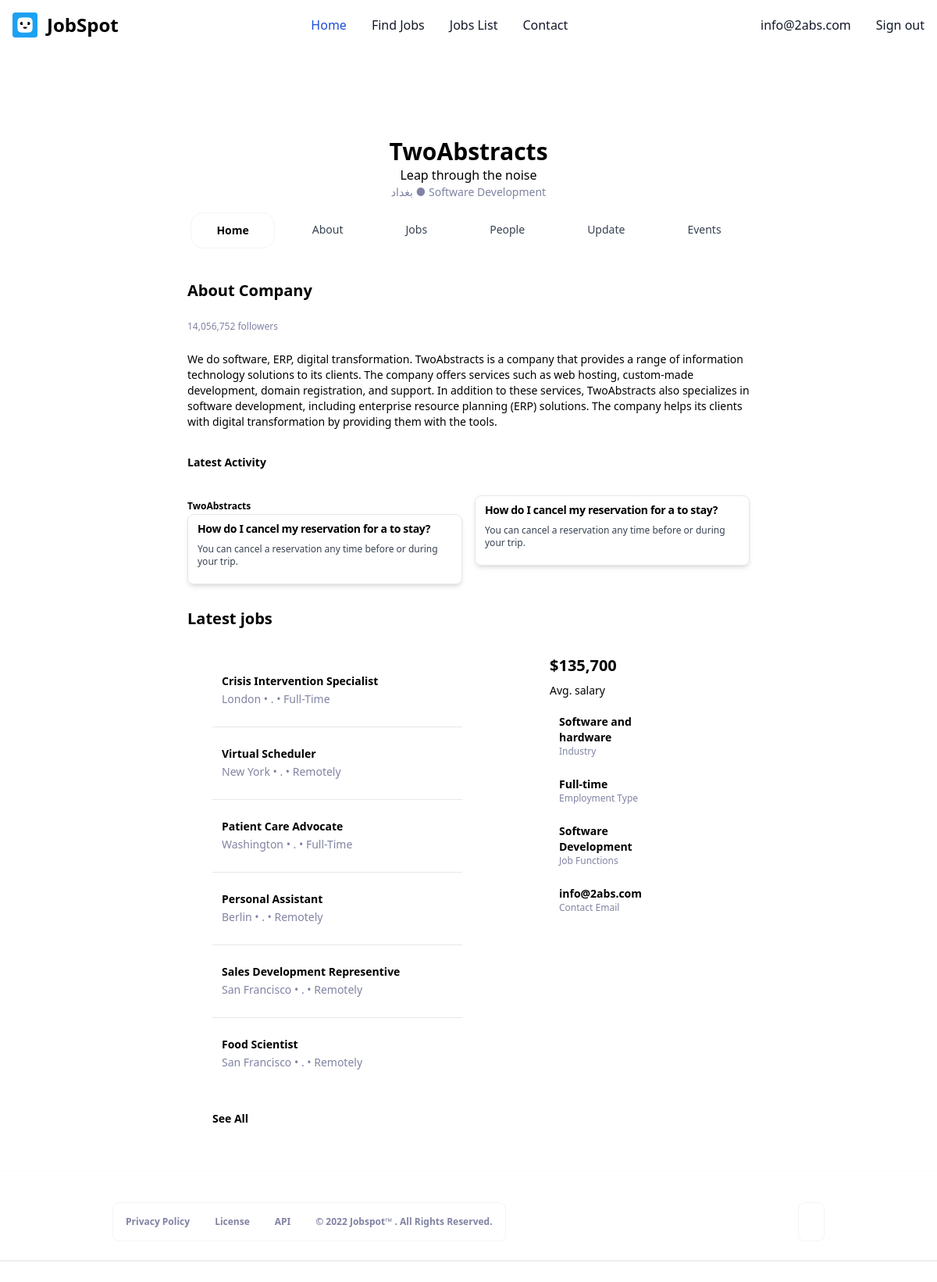
The page /company/2/ (signed in) on the database its author committed.
### backend/contact/models/user.py (models this page shows, shortened)
class User(IntEntity, AbstractUser, CommonContactMixins):
    username = models.NOT_PROVIDED
    email = models.EmailField(unique=True)
    class Meta:
        verbose_name_plural = 'users'
        verbose_name = 'user'
    USERNAME_FIELD = 'email'
    REQUIRED_FIELDS = []
    objects = CustomUserManager()

### backend/home/views.py (the view)
# urls.py: path('company/<int:company_id>/', views.company_profile, name='company_profile'),
def company_profile(request, company_id):
    context = {
        'company': Company.objects.get(id=company_id),
        'current_user': request.user,
    }
    return render(request, 'home/company_profile.html', context)

### backend/contact/models/company.py (called while the page is built)
    def get_queryset(self, *args, **kwargs):
        qs = super(CustomUserManager, self).get_queryset(*args, **kwargs)
        return qs.filter(user_type=User.Type.COMPANY)

### backend/home/templates/home/company_profile.html (shortened to what this page needs)
{% extends 'abstract/_base.html' %} {% load static %} {% block body %}
<div class="flex flex-wrap justify-center px-60 py-8">
  <div class="text-center pt-20 w-full">
    <h1 class="font-bold text-3xl">{{ company.contact_name }}</h1>
    <h2>{{ company.bio }}</h2>
    <p class="text-[#8083A3] text-sm">{{ company.province}} ● {{ company.title}}</p>
  </div>
  <ul
    class="flex flex-col p-4 rounded-lg border border-gray-100 md:flex-row md:space-x-4 md:mt-0 md:text-sm md:font-medium md:border-0"
  >
    <li class="border border-gray-100 py-3 px-8 rounded-2xl">
      <a
        href="#"
        class="font-bold block py-2 pr-4 pl-3 text-black rounded md:bg-transparent md:p-0"
        aria-current="page"
      >
        Home
      </a>
    </li>
    <li class="py-3 px-8 rounded-2xl">
      <a
        href="#"
        class="block py-2 pr-4 pl-3 text-gray-700 rounded md:border-0 md:p-0 dark:text-gray-400"
      >
        About
      </a>
    </li>
    <li class="py-3 px-8 rounded-2xl">
      <a
        href="#"
        class="block py-2 pr-4 pl-3 text-gray-700 rounded md:border-0 md:p-0 dark:text-gray-400"
      >
        Jobs
      </a>
    </li>
    <li class="py-3 px-8 rounded-2xl">
      <a
        href="#"
        class="block py-2 pr-4 pl-3 text-gray-700 rounded md:border-0 md:p-0 dark:text-gray-400"
      >
        People
      </a>
    </li>
    <li class="py-3 px-8 rounded-2xl">
      <a
        href="#"
        class="block py-2 pr-4 pl-3 text-gray-700 rounded md:border-0 md:p-0 dark:text-gray-400"
      >
        Update
      </a>
    </li>
    <li class="py-3 px-8 rounded-2xl">
      <a
        href="#"
        class="block py-2 pr-4 pl-3 text-gray-700 rounded md:border-0 md:p-0 dark:text-gray-400"
      >
        Events
      </a>
    </li>
  </ul>
    <div class="py-6">
      <h1 class="text-xl font-bold w-full">About Company</h1>
      <div>
        <div class="align-middle py-6">
          <p class="text-[#8083A3] text-xs">14,056,752 followers</p>
        </div>
      </div>
      <p class="text-sm w-fit">
          {{ company.about }}
      </p>
      <h1 class="text-sm font-bold w-full py-8">Latest Activity</h1>
      <div class="grid grid-cols-2 gap-4">
        <div class="pb-1.5">
          <h5 class="inline text-xs font-bold">{{ company.contact_name }}</h5>
          <a
            href="#"
            class="flex flex-col items-center rounded-lg border shadow-md md:flex-row md:max-w-xl"
          >
            <div class="flex flex-col justify-between p-2 pl-3 leading-normal">
              <h5 class="mb-2 text-sm font-bold tracking-tight">
                How do I cancel my reservation for a to stay?
              </h5>
              <p
                class="mb-3 text-xs font-normal text-gray-700 dark:text-gray-400"
              >
                You can cancel a reservation any time before or during your
                trip.
              </p>
            </div>
          </a>
        </div>
        <div class="pb-1.5">
            <a
              href="#"
              class="flex flex-col items-center rounded-lg border shadow-md md:flex-row md:max-w-xl"
            >
              <div class="flex flex-col justify-between p-2 pl-3 leading-normal">
                <h5 class="mb-2 text-sm font-bold tracking-tight">
                  How do I cancel my reservation for a to stay?
                </h5>
                <p
                  class="mb-3 text-xs font-normal text-gray-700 dark:text-gray-400"
                >
                  You can cancel a reservation any time before or during your
                  trip.
                </p>
              </div>
            </a>
          </div>
      </div>
    </div>
  <h2 class="w-full font-bold text-xl">Latest jobs</h2>
  <div class="container py-8">
    <div class="grid grid-cols-2 gap-4 px-8">
      <div class="w-full">
        <ul class="divide-y">
          <li class="py-6 pl-3">
            <h2 class="text-sm font-bold">Crisis Intervention Specialist</h2>
            <div class="text-sm text-[#8083A3] inline">
              <p class="inline">London</p>
              <p class="inline">•</p>
              <p class="inline">{{user.first_name}} {{user.last_name}}.</p>
              <p class="inline">•</p>
              <p class="inline">Full-Time</p>
            </div>
          </li>
          <li class="py-6 pl-3">
            <h2 class="text-sm font-bold">Virtual Scheduler</h2>
            <div class="text-sm text-[#8083A3] inline">
              <p class="inline">New York</p>
              <p class="inline">•</p>
              <p class="inline">{{user.first_name}} {{user.last_name}}.</p>
              <p class="inline">•</p>
              <p class="inline">Remotely</p>
            </div>
          </li>
          <li class="py-6 pl-3">
            <h2 class="text-sm font-bold">Patient Care Advocate</h2>
            <div class="text-sm text-[#8083A3] inline">
              <p class="inline">Washington</p>
              <p class="inline">•</p>
              <p class="inline">{{user.first_name}} {{user.last_name}}.</p>
              <p class="inline">•</p>
              <p class="inline">Full-Time</p>
            </div>
          </li>
          <li class="py-6 pl-3">
            <h2 class="text-sm font-bold">Personal Assistant</h2>
            <div class="text-sm text-[#8083A3] inline">
              <p class="inline">Berlin</p>
              <p class="inline">•</p>
              <p class="inline">{{user.first_name}} {{user.last_name}}.</p>
              <p class="inline">•</p>
              <p class="inline">Remotely</p>
            </div>
          </li>
          <li class="py-6 pl-3">
            <h2 class="text-sm font-bold">Sales Development Representive</h2>
            <div class="text-sm text-[#8083A3] inline">
              <p class="inline">San Francisco</p>
              <p class="inline">•</p>
              <p class="inline">{{user.first_name}} {{user.last_name}}.</p>
              <p class="inline">•</p>
              <p class="inline">Remotely</p>
            </div>
          </li>
          <li class="py-6 pl-3">
            <h2 class="text-sm font-bold">Food Scientist</h2>
            <div class="text-sm text-[#8083A3] inline">
              <p class="inline">San Francisco</p>
              <p class="inline">•</p>
              <p class="inline">{{user.first_name}} {{user.last_name}}.</p>
              <p class="inline">•</p>
              <p class="inline">Remotely</p>
            </div>
          </li>
        </ul>
        <div class="py-6">
          <a href="" class="font-bold text-sm py-6">See All</a>
        </div>
      </div>
      <div class="h-full w-full">
        <div class="px-24">
          <h1 class="font-bold text-xl">$135,700</h1>
          <p class="text-sm py-2">Avg. salary</p>
          <ul>
            <li class="py-3 pl-3">
              <h2 class="text-sm font-bold">Software and hardware</h2>
              <h3 class="text-xs text-[#8083A3]">Industry</h3>
            </li>
            <li class="py-3 pl-3">
              <h2 class="text-sm font-bold">Full-time</h2>
              <h3 class="text-xs text-[#8083A3]">Employment Type</h3>
            </li>
            <li class="py-3 pl-3">
              <h2 class="text-sm font-bold">{{ company.title}}</h2>
              <h3 class="text-xs text-[#8083A3]">Job Functions</h3>
            </li>
            <li class="py-3 pl-3">
              <h2 class="text-sm font-bold">{{company.email}}</h2>
              <h3 class="text-xs text-[#8083A3]">Contact Email</h3>
            </li>
          </ul>
          <p class="text-sm text-[#8083A3] py-6">
          </p>
        </div>
      </div>
    </div>
  </div>
  {% endblock body %}

### backend/abstract/templates/abstract/_base.html (shortened to what this page needs)
{% load tailwind_tags %} {% load static %} {% load heroicons %}
<!DOCTYPE html>
<html lang="en">
  <head>
  <link
      rel="stylesheet"
      href="https://cdnjs.cloudflare.com/ajax/libs/tailwindcss/2.1.2/tailwind.min.css"
    />
    {% block link %}{% endblock link %} {% block script %}{% endblock %} {% tailwind_css %}
  </head>
  <body class="font-inter">
    <nav class="bg-white border-gray-200">
  <div class="max-w-screen-xl flex flex-wrap items-center justify-between mx-auto p-4">
    <a href="{% url 'home:index' %}" class="flex items-center">
        <img src="{% static '/img/logo.png' %}" class="h-8 mr-3" alt="JobSpot Logo" />
        <span class="self-center text-2xl font-bold whitespace-nowrap">JobSpot</span>
    </a>
    <div class=" w-full md:block md:w-auto">
      <ul class="font-medium flex flex-col p-4 md:p-0 mt-4 border border-gray-100 rounded-lg bg-gray-50 md:flex-row md:space-x-8 md:mt-0 md:border-0 md:bg-white">
        <li>
          <a href="{% url 'home:index' %}" class="block py-2 pl-3 pr-4 text-white bg-blue-700 rounded md:bg-transparent md:text-blue-700 md:p-0">Home</a>
        </li>
        <li>
          <a href="#" class="block py-2 pl-3 pr-4 text-gray-900 rounded hover:bg-gray-100 md:hover:bg-transparent md:border-0 md:hover:text-blue-700 md:p-0">Find Jobs</a>
        </li>
        <li>
          <a href="#" class="block py-2 pl-3 pr-4 text-gray-900 rounded hover:bg-gray-100 md:hover:bg-transparent md:border-0 md:hover:text-blue-700 md:p-0">Jobs List</a>
        </li>
        <li>
          <a href="#" class="block py-2 pl-3 pr-4 text-gray-900 rounded hover:bg-gray-100 md:hover:bg-transparent md:border-0 md:hover:text-blue-700 md:p-0 ">Contact</a>
        </li>
      </ul>
    </div>
      <div class=" w-full md:block md:w-auto">
      <ul class="font-medium flex flex-col p-4 md:p-0 mt-4 border border-gray-100 rounded-lg bg-gray-50 md:flex-row md:space-x-8 md:mt-0 md:border-0 md:bg-white ">
        {% if user.is_authenticated %}
    <li>
          <a href="{% url 'home:profile' user_id=user.id %}" class="block py-2 pl-3 pr-4 text-gray-900 rounded hover:bg-gray-100 md:hover:bg-transparent md:border-0 md:hover:text-blue-700 md:p-0">{{ user.email }}</a>
        </li>
          <li>
          <a href="{% url 'contact:logout' %}" class="block py-2 pl-3 pr-4 text-gray-900 rounded hover:bg-gray-100 md:hover:bg-transparent md:border-0 md:hover:text-blue-700 md:p-0 ">Sign out</a>
        </li>
      {% endif %}
      </ul>
    </div>
  </div>
</nav>
    {% block body %} {% endblock body %} {% block footer %}
    <footer
      class="p-4 bg-white rounded-lg shadow md:flex md:items-center md:justify-between md:p-6 text-[#8083A3]"
    >
      <div class="hidden w-full md:flex justify-between md:w-screen px-36">
        <ul
          class="flex flex-col p-4 mt-4 font-bold rounded-lg border border-gray-100 md:flex-row md:space-x-8 text-xs"
        >
          <li>
            <a
              href="#"
              class="block py-2 pr-4 pl-3 rounded md:bg-transparent md:p-0"
              aria-current="page"
            >
              Privacy Policy
            </a>
          </li>
          <li>
            <a href="#" class="block py-2 pr-4 pl-3 rounded md:border-0 md:p-0">
              License
            </a>
          </li>
          <li>
            <a href="#" class="block py-2 pr-4 pl-3 rounded md:border-0 md:p-0">
              API
            </a>
          </li>
          <li>
            <span class="text-xs sm:text-center ">
              © 2022
              <a href="{% url 'home:index' %}" class="hover:underline">
                Jobspot™
              </a>
              . All Rights Reserved.
            </span>
          </li>
        </ul>
        <ul
          class="flex flex-col font-inter p-4 mt-4 text-black font-bold rounded-lg border border-gray-100 md:flex-row md:space-x-8 text-xs"
        >
        </ul>
      </div>
    </footer>
    {% endblock footer %}
  </body>
</html>

### rows shown on the page
User: email "info@2abs.com", contact_name "TwoAbstracts", bio "Leap through the noise", province "بغداد", title "Software Development", about "We do software, ERP, digital transformation. TwoAbstracts is a company that provides a range of information technology solutions to its clients. The company offers services such as web hosting, custom-made development, domain registration, and support. In addition to these services, TwoAbstracts also specializes in software development, including enterprise resource planning (ERP) solutions. The company helps its clients with digital transformation by providing them with the tools."
